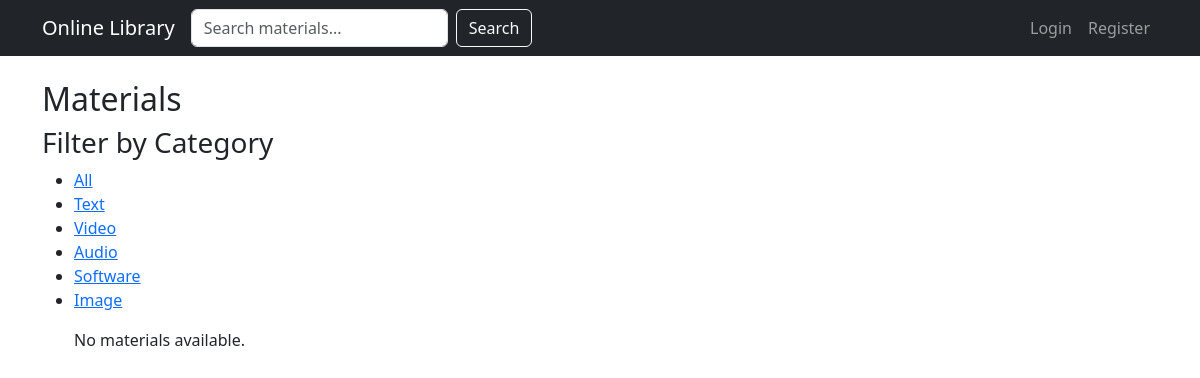
Page /materials/ on the earlier database version.
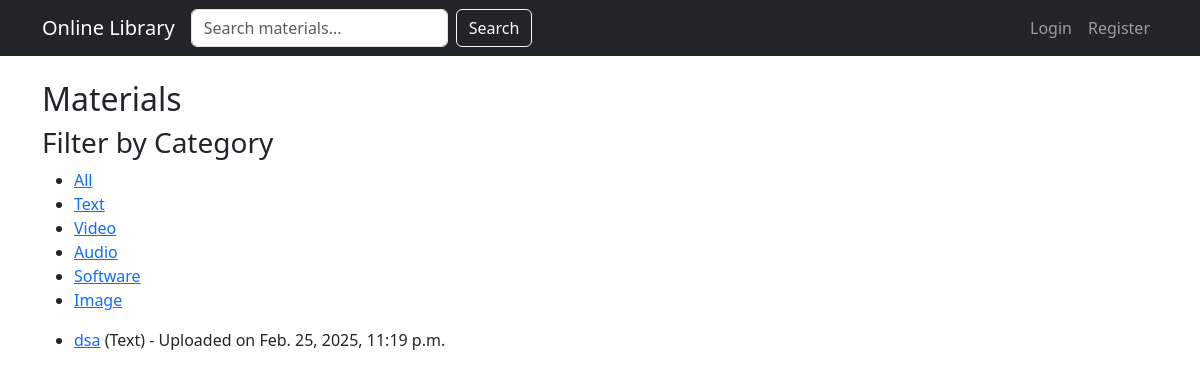
Same page on the later database version.
### library/models.py (models this page shows, shortened)
class Material(models.Model):
    title = models.CharField(max_length=255)
    description = models.TextField()
    category = models.CharField(max_length=20, choices=CATEGORY_CHOICES)
    file = models.FileField(upload_to='materials/')
    upload_date = models.DateTimeField(auto_now_add=True)
    uploaded_by = models.ForeignKey(User, on_delete=models.CASCADE)

### library/views.py (the view)
# urls.py: path('materials/', views.material_list, name='material_list'),
def material_list(request):
    category = request.GET.get('category', None)
    query = request.GET.get('q', '')
    materials = Material.objects.all()
    if query:
        materials = materials.filter(title__icontains=query) | materials.filter(description__icontains=query)
    if category:
        materials = materials.filter(category=category)
    return render(request, 'library/material_list.html', {'materials': materials, 'selected_category': category})

### library/templates/library/material_list.html
{% extends 'library/base.html' %}
{% block content %}
<h2>Materials</h2>
<h3>Filter by Category</h3>
<ul>
    <li><a href="{% url 'material_list' %}">All</a></li>
    <li><a href="{% url 'material_list' %}?category=Text">Text</a></li>
    <li><a href="{% url 'material_list' %}?category=Video">Video</a></li>
    <li><a href="{% url 'material_list' %}?category=Audio">Audio</a></li>
    <li><a href="{% url 'material_list' %}?category=Software">Software</a></li>
    <li><a href="{% url 'material_list' %}?category=Image">Image</a></li>
</ul>
<ul>
    {% for material in materials %}
        <li>
            <a href="{% url 'material_detail' material.id %}">{{ material.title }}</a>
            ({{ material.category }}) - Uploaded on {{ material.upload_date }}
        </li>
    {% empty %}
        <p>No materials available.</p>
    {% endfor %}
</ul>
{% endblock %}

### library/templates/library/base.html (shortened to what this page needs)
<!DOCTYPE html>
<html lang="en">
<head>
    <link rel="stylesheet" href="https://cdn.jsdelivr.net/npm/bootstrap@5.3.0/dist/css/bootstrap.min.css">
</head>
<body>
{% if request.resolver_match.url_name not in 'login register' %}
    <nav class="navbar navbar-expand-lg navbar-dark bg-dark">
        <div class="container">
            <a class="navbar-brand" href="{% url 'home' %}">Online Library</a>
            <form class="d-flex" method="GET" action="{% url 'material_list' %}">
                <input class="form-control me-2" type="search" name="q" placeholder="Search materials..." value="{{ request.GET.q }}">
                <button class="btn btn-outline-light" type="submit">Search</button>
            </form>
            <ul class="navbar-nav ms-auto">
                {% if user.is_authenticated %}
                    <li class="nav-item"><a class="nav-link" href="{% url 'upload_material' %}">Upload</a></li>
                    <li class="nav-item"><a class="nav-link" href="{% url 'dashboard' %}">Dashboard</a></li>
                    <li class="nav-item"><a class="nav-link" href="{% url 'logout' %}">Logout</a></li>
                {% else %}
                    <li class="nav-item"><a class="nav-link" href="{% url 'login' %}">Login</a></li>
                    <li class="nav-item"><a class="nav-link" href="{% url 'register' %}">Register</a></li>
                {% endif %}
            </ul>
        </div>
    </nav>
{% endif %}
<div class="container mt-4">
    {% block content %}{% endblock %}
</div>
</body>
</html>

Differences in the rows shown:
added Material: title "dsa", category "Text", upload_date "Feb. 25, 2025, 11:19 p.m."
Other differences:
text no longer shown: "No materials available."
